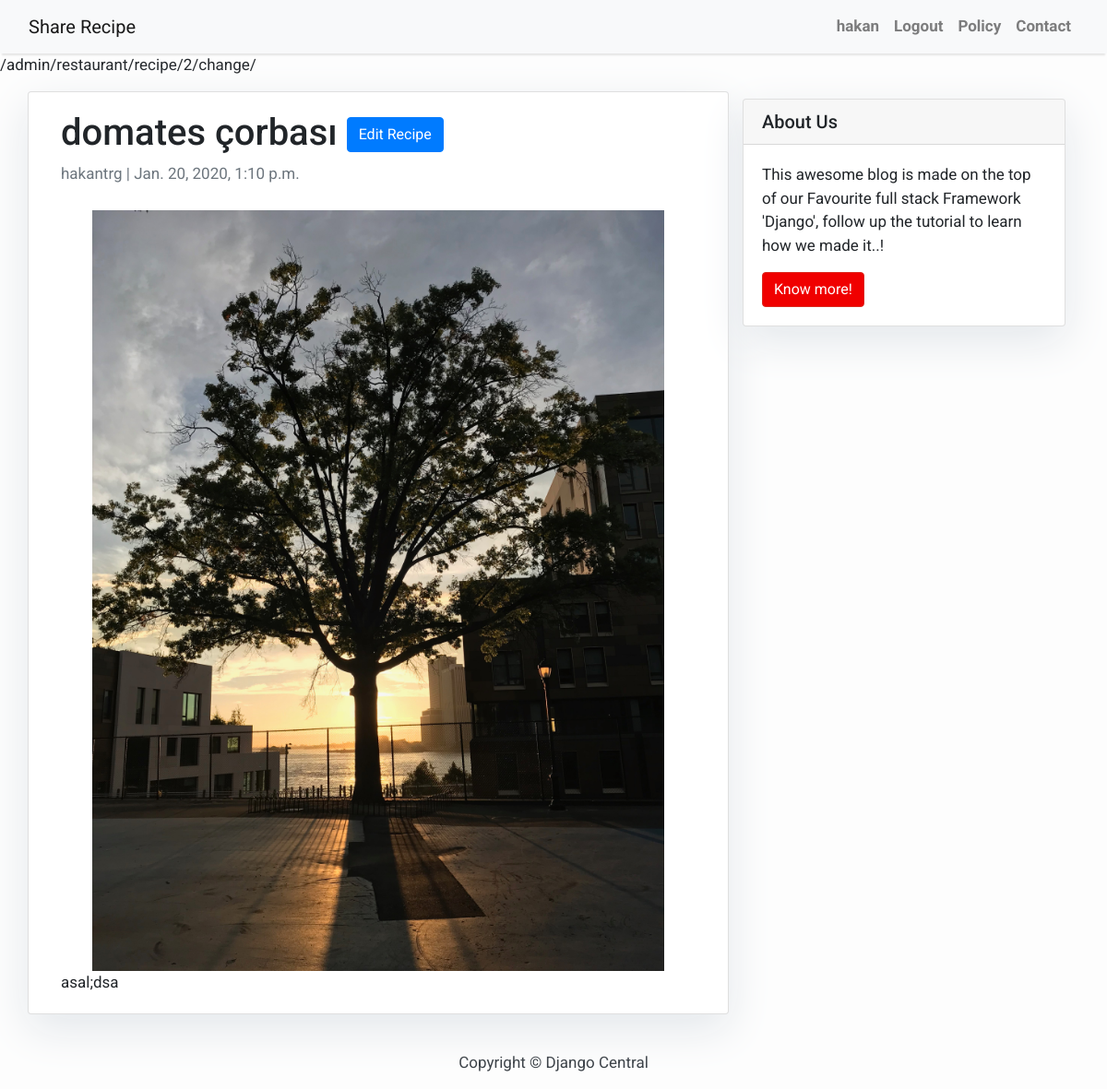
/domate-corbasi/ (signed in), run on the app's committed database.
### restaurant/models.py (models this page shows, shortened)
class Recipe(models.Model):
    title = models.CharField(max_length=200, unique=True)
    slug = models.SlugField(max_length=200, unique=True)
    author = models.ForeignKey(
        User, on_delete=models.CASCADE, related_name='recipe_posts')
    updated_on = models.DateTimeField(auto_now=True)
    content = models.TextField()
    created_on = models.DateTimeField(auto_now_add=True)
    status = models.IntegerField(choices=STATUS, default=0)
    cover = models.ImageField(upload_to='images/', default="")
    objects = models.Manager()
    class Meta:
        ordering = ['-created_on']

### restaurant/views.py (the view)
# urls.py: path('<slug:slug>/', views.RecipeDetail.as_view(), name='recipe_detail'),
class RecipeDetail(generic.DetailView):
    model = RecipeModel
    template_name = 'recipe_detail.html'

### templates/recipe_detail.html
{% extends 'base.html' %} {% block content %}
/admin/restaurant/recipe/2/change/
<div class="container">
  <div class="row">
    <div class="col-md-8 card mb-4  mt-3 left  top">
      <div class="card-body">
        <h1>
          {% block title %}
            {{ object.title }}
            {% if user.is_authenticated %}
              <a href= "edit" class="btn btn-primary">Edit Recipe</a>
            {% endif %}
          {% endblock title %}
        </h1>
        <p class="text-muted">{{ recipe.author }} | {{ recipe.created_on }}</p>
        <div class = "content-image">
            <img src = "{{ recipe.cover.url }}"/>
        </div>
        <p class="card-text ">{{ object.content | safe }}</p>
      </div>
    </div>
    {% block sidebar %} {% include 'sidebar.html' %} {% endblock sidebar %}
  </div>
</div>
{% endblock content %}

### templates/base.html (shortened to what this page needs)
<!DOCTYPE html>
<html>
    <head>
        {% load static %}
        <link rel="stylesheet" type="text/css" href="{% static 'css/style.css' %}">
        <link rel="stylesheet" href="https://maxcdn.bootstrapcdn.com/bootstrap/4.0.0/css/bootstrap.min.css"
 />
    </head>
    <body>
        <nav class="navbar navbar-expand-lg navbar-light bg-light shadow" id="mainNav">
            <div class="container-fluid">
                <a class="navbar-brand" href="{% url 'home' %}">Share Recipe </a>
                <div class="collapse navbar-collapse" id="navbarResponsive">
                    <ul class="navbar-nav ml-auto">
                        {% if user.is_authenticated %}
                            <li class="nav-item text-black">
                                <a class="nav-link text-black font-weight-bold" href="/admin/restaurant/recipe/"> {{user}} </a>
                            </li>
                            <li class="nav-item text-black">
                                <a class="nav-link text-black font-weight-bold" href="{% url 'logout' %}">Logout </a>
                            </li>
                        {% else %}
                            <li class="nav-item text-black">
                                <a class="nav-link text-black font-weight-bold" href="{% url 'login' %}">Login </a>
                            </li>
                        {% endif %}
                        <li class="nav-item text-black">
                            <a class="nav-link text-black font-weight-bold" href="#">Policy</a>
                        </li>
                        <li class="nav-item text-black">
                            <a class="nav-link text-black font-weight-bold" href="#">Contact</a>
                        </li>
                    </ul>
                </div>
            </div>
        </nav>
        {% block content %}{% endblock content %}
        <footer class="py-3 bg-grey">
            <p class="m-0 text-dark text-center ">Copyright &copy; Django Central</p>
        </footer>
    </body>
</html>

### static/css/style.css (style rules this page uses)
img { display: block; margin-left: auto; margin-right: auto; width: 90%; margin-top: 10px; padding-top: 10px; }

### templates/base.html (style rules this page uses)
body { font-family: "Roboto", sans-serif; font-size: 17px; background-color: #fdfdfd; }
.shadow { box-shadow: 0 4px 2px -2px rgba(0, 0, 0, 0.1); }

### templates/sidebar.html (style rules this page uses)
.card { box-shadow: 0 16px 48px #E3E7EB; }

### data on the page
Recipe: title "domates çorbası", author "hakantrg", created_on "Jan. 20, 2020, 1:10 p.m.", cover (picture), content "asal;dsa"

### other printed values
{{ user }} "hakan"
